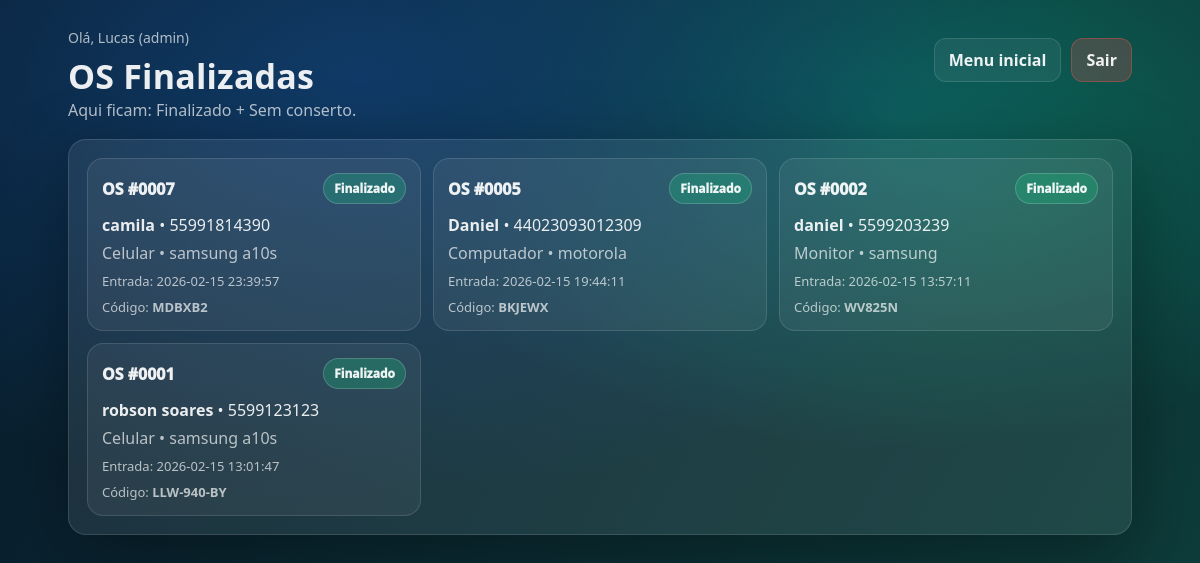
Page /os/finalizadas (signed in) on the committed database.
### tables this page shows
CREATE TABLE os (
        id INTEGER PRIMARY KEY AUTOINCREMENT,
        data_entrada TEXT,
        status TEXT DEFAULT 'aberta',

        cliente_nome TEXT,
        cliente_fone TEXT,
        cliente_cpf TEXT,
        cliente_endereco TEXT,
        cliente_email TEXT,

        tipo TEXT,
        equipamento TEXT,

        checklist_json TEXT,
        relato_cliente TEXT,
        diagnostico_tecnico TEXT,

        valor_orcado REAL DEFAULT 0,
        valor_pago REAL DEFAULT 0,
        data_pagamento TEXT,

        codigo_consulta TEXT
    );

### app.py (the view)
@app.get("/os/finalizadas")
@login_required
def os_finalizadas():
    conn = get_db()
    rows = conn.execute("""
        SELECT * FROM os
        WHERE status IN ('fechada','sem conserto')
        ORDER BY id DESC
    """).fetchall()
    conn.close()
    return render_template("os_listar.html", rows=rows, grupo="finalizadas")

### app.py (called while the page is built)
def get_db():
    conn = sqlite3.connect(DB_PATH)
    conn.row_factory = sqlite3.Row
    return conn

@app.before_request
def startup():
    if not os.path.exists(DB_PATH):
        try:
            app._db_ready = False
        except Exception:
            pass
    if not getattr(app, "_db_ready", False):
        ensure_tables()
        app._db_ready = True
        print(f"✅ DB em uso: {DB_PATH}")

def login_required(fn):
    @wraps(fn)
    def wrapper(*args, **kwargs):
        if not session.get("user_id"):
            return redirect(url_for("login"))
        return fn(*args, **kwargs)
    return wrapper

@app.context_processor
def inject_helpers():
    def pad_os(n: int) -> str:
        try:
            return str(int(n)).zfill(4)
        except Exception:
            return "0000"
    return dict(
        pad_os=pad_os,
        STATUS_LABEL=STATUS_LABEL,
        STATUS_CLASS=STATUS_CLASS,
        CHECKLIST_LABELS=CHECKLIST_LABELS
    )

### templates/os_listar.html
{% extends "base.html" %}
{% block content %}
<div class="container" style="max-width:1100px;">
  <div class="page-head page-head-pad">
    <div>
      <div class="hello">Olá, {{ session.usuario }} ({{ session.role }})</div>
      <h1>OS Finalizadas</h1>
      <div class="muted">Aqui ficam: Finalizado + Sem conserto.</div>
    </div>
    <div class="head-actions head-actions-gap">
      <a class="btn btn-ghost" href="{{ url_for('painel') }}">Menu inicial</a>
      <a class="btn btn-red" href="{{ url_for('logout') }}">Sair</a>
    </div>
  </div>
  <div class="card" style="margin-top:18px;">
    {% if rows %}
      <div class="os-grid">
        {% for o in rows %}
          <a class="os-card" href="{{ url_for('os_detalhe', os_id=o.id) }}">
            <div class="os-top">
              <div class="os-id">OS #{{ "%04d"|format(o.id) }}</div>
              <span class="badge {{ STATUS_CLASS.get(o.status, 'st-fechada') }}">
                {{ STATUS_LABEL.get(o.status, o.status) }}
              </span>
            </div>
            <div class="os-cli"><b>{{ o.cliente_nome }}</b> • {{ o.cliente_fone or "-" }}</div>
            <div class="os-eq">{{ o.tipo }} • {{ o.equipamento }}</div>
            <div class="os-meta">Entrada: {{ o.data_entrada }}</div>
            <div class="os-meta">Código: <b>{{ o.codigo_consulta }}</b></div>
          </a>
        {% endfor %}
      </div>
    {% else %}
      <div class="muted">Nenhuma OS finalizada por enquanto.</div>
    {% endif %}
  </div>
</div>
{% endblock %}

### static/style.css (style rules this page uses)
:root { --bg1:#081a2c; --bg2:#0e3f3b; --card: rgba(255,255,255,.08); --card2: rgba(255,255,255,.06); --stroke: rgba(255,255,255,.12); --text: rgba(255,255,255,.92); --muted: rgba(255,255,255,.68); --shadow: 0 20px 70px rgba(0,0,0,.35); }
* { box-sizing:border-box }
body { margin:0; font-family: system-ui, -apple-system, Segoe UI, Roboto, Arial, sans-serif; color: var(--text); background: radial-gradient(1200px 700px at 30% 10%, #103a67 0%, transparent 60%), radial-gradient(1000px 600px at 75% 15%, #0c6a5b 0%, transparent 55%), linear-gradient(120deg, var(--bg1), var(--bg2)); min-height:100vh; }
a { color:inherit; text-decoration:none }
.container { padding:28px 18px; margin:0 auto }
.card { background: var(--card); border:1px solid var(--stroke); border-radius:18px; box-shadow: var(--shadow); padding:18px; }
h1 { margin:0; font-size:34px; letter-spacing:.2px }
.hello { font-size:14px; color:var(--muted); margin-bottom:6px }
.muted { color:var(--muted) }
.page-head { display:flex; justify-content:space-between; align-items:flex-start; gap:16px; }
.head-actions { display:flex; gap:10px; flex-wrap:wrap }
.head-actions-gap { margin-top:10px; margin-bottom:14px }
.btn { border:1px solid var(--stroke); background: rgba(255,255,255,.08); color: var(--text); padding:10px 14px; border-radius:12px; cursor:pointer; font-weight:800; }
.btn-red { background: rgba(255, 80, 80, .22); border-color: rgba(255,80,80,.35) }
.btn-ghost { background: rgba(255,255,255,.06) }
.os-grid { display:grid; grid-template-columns: repeat(3, minmax(0, 1fr)); gap:12px; }
.os-card { background: var(--card2); border:1px solid var(--stroke); border-radius:16px; padding:14px; transition:.12s; }
.os-top { display:flex; justify-content:space-between; align-items:center; gap:10px }
.os-id { font-weight:950 }
.os-cli { margin-top:10px; color:rgba(255,255,255,.90) }
.os-eq { margin-top:6px; color:var(--muted) }
.os-meta { margin-top:8px; color:var(--muted); font-size:13px }
.badge { padding:6px 10px; border-radius:999px; border:1px solid rgba(255,255,255,.18); font-weight:950; font-size:12px; white-space:nowrap; }
.st-fechada { background: rgba(24, 204, 128, .26) }

### rows in the picture
os: id "0007", get "Finalizado", cliente_nome "camila", cliente_fone "55991814390", tipo "Celular", equipamento "samsung a10s", data_entrada "2026-02-15 23:39:57", codigo_consulta "MDBXB2"
os: id "0005", get "Finalizado", cliente_nome "Daniel", cliente_fone "44023093012309", tipo "Computador", equipamento "motorola", data_entrada "2026-02-15 19:44:11", codigo_consulta "BKJEWX"
os: id "0002", get "Finalizado", cliente_nome "daniel", cliente_fone "5599203239", tipo "Monitor", equipamento "samsung", data_entrada "2026-02-15 13:57:11", codigo_consulta "WV825N"
os: id "0001", get "Finalizado", cliente_nome "robson soares", cliente_fone "5599123123", tipo "Celular", equipamento "samsung a10s", data_entrada "2026-02-15 13:01:47", codigo_consulta "LLW-940-BY"

### other values in the picture
{{ session.usuario }} "Lucas"
{{ session.role }} "admin"
